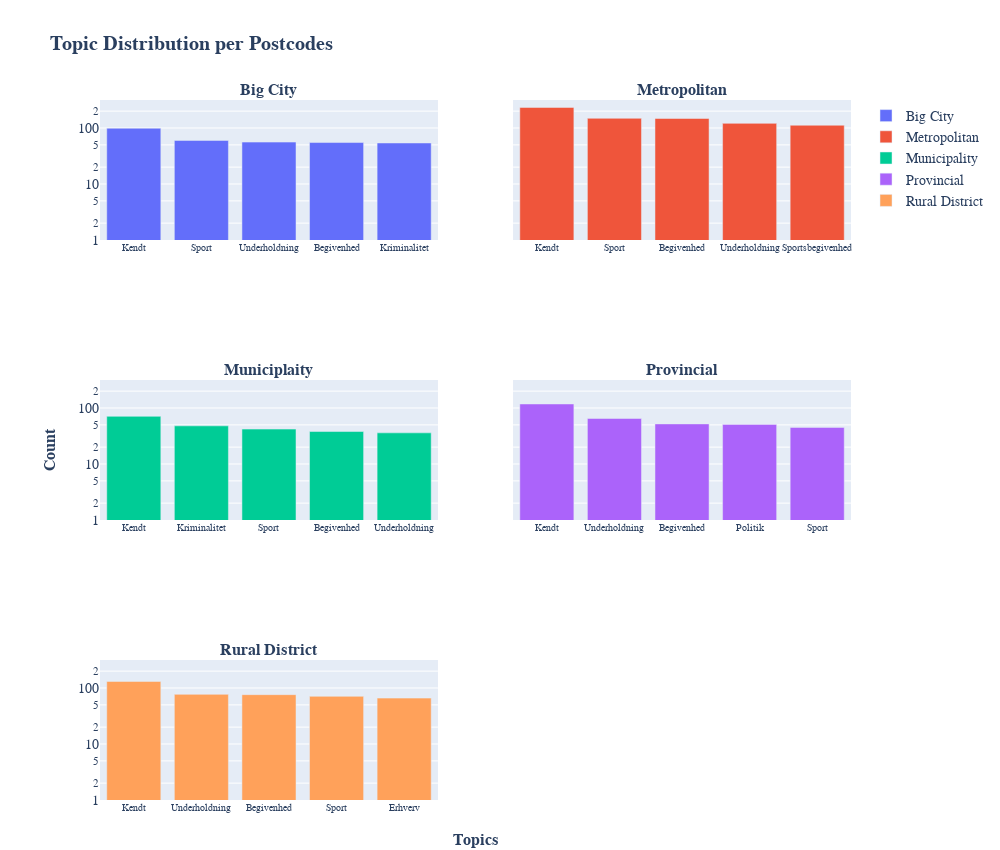

Notebook source saved alongside this figure:
### Code cell
# Get all the unique topics
topic_list = unique_subset_topics(df)
unique_topics = sorted(topic_list)

topic_feature_bar_distribution(
    df_ = df, feature_ = 'postcode', yrange = [0, 2.5],
    topic_list_ = unique_topics ,
    subplot_titles_ = [
        '<b>Big City<b>', '<b>Metropolitan<b>', '<b>Municiplaity<b>',
     '<b>Provincial<b>', '<b>Rural District<b>'
     ],
    xaxis_title = '<b>Topics<b>', yaxis_title = '<b>Count<b>',
    title_ = '<b>Topic Distribution per Postcodes<b>',
    height_ = 850, width_ = 1000
    )

### Figure 1 — Plotly figure (JSON) as saved in the notebook; plotly's stock layout.template omitted (floating-point values rounded to 4 significant figures)
{"data": [{"name": "Big City", "type": "bar", "x": ["Kendt", "Sport", "Underholdning", "Begivenhed", "Kriminalitet"], "xaxis": "x", "y": [99, 60, 56, 55, 54], "yaxis": "y"}, {"name": "Metropolitan", "type": "bar", "x": ["Kendt", "Sport", "Begivenhed", "Underholdning", "Sportsbegivenhed"], "xaxis": "x2", "y": [233, 149, 148, 121, 112], "yaxis": "y2"}, {"name": "Municipality", "type": "bar", "x": ["Kendt", "Kriminalitet", "Sport", "Begivenhed", "Underholdning"], "xaxis": "x3", "y": [71, 48, 42, 38, 36], "yaxis": "y3"}, {"name": "Provincial", "type": "bar", "x": ["Kendt", "Underholdning", "Begivenhed", "Politik", "Sport"], "xaxis": "x4", "y": [118, 65, 52, 51, 45], "yaxis": "y4"}, {"name": "Rural District", "type": "bar", "x": ["Kendt", "Underholdning", "Begivenhed", "Sport", "Erhverv"], "xaxis": "x5", "y": [131, 77, 76, 71, 66], "yaxis": "y5"}], "layout": {"annotations": [{"font": {"size": 16}, "showarrow": false, "text": "<b>Big City<b>", "x": 0.225, "xanchor": "center", "xref": "paper", "y": 1, "yanchor": "bottom", "yref": "paper"}, {"font": {"size": 16}, "showarrow": false, "text": "<b>Metropolitan<b>", "x": 0.775, "xanchor": "center", "xref": "paper", "y": 1, "yanchor": "bottom", "yref": "paper"}, {"font": {"size": 16}, "showarrow": false, "text": "<b>Municiplaity<b>", "x": 0.225, "xanchor": "center", "xref": "paper", "y": 0.6, "yanchor": "bottom", "yref": "paper"}, {"font": {"size": 16}, "showarrow": false, "text": "<b>Provincial<b>", "x": 0.775, "xanchor": "center", "xref": "paper", "y": 0.6, "yanchor": "bottom", "yref": "paper"}, {"font": {"size": 16}, "showarrow": false, "text": "<b>Rural District<b>", "x": 0.225, "xanchor": "center", "xref": "paper", "y": 0.2, "yanchor": "bottom", "yref": "paper"}, {"font": {"size": 16}, "showarrow": false, "text": "<b>Topics<b>", "x": 0.5, "xanchor": "center", "xref": "paper", "y": 0, "yanchor": "top", "yref": "paper", "yshift": -30}, {"font": {"size": 16}, "showarrow": false, "text": "<b>Count<b>", "textangle": -90, "x": 0, "xanchor": "right", "xref": "paper", "xshift": -40, "y": 0.5, "yanchor": "middle", "yref": "paper"}], "font": {"family": "Courier New, monospace", "size": 14}, "height": 850, "margin": {"b": 50, "l": 100, "pad": 0, "r": 50, "t": 100}, "title": {"text": "<b>Topic Distribution per Postcodes<b>"}, "width": 1000, "xaxis": {"anchor": "y", "domain": [0, 0.45], "tickfont": {"size": 10}}, "xaxis2": {"anchor": "y2", "domain": [0.55, 1], "tickfont": {"size": 10}}, "xaxis3": {"anchor": "y3", "domain": [0, 0.45], "tickfont": {"size": 10}}, "xaxis4": {"anchor": "y4", "domain": [0.55, 1], "tickfont": {"size": 10}}, "xaxis5": {"anchor": "y5", "domain": [0, 0.45], "tickfont": {"size": 10}}, "xaxis6": {"anchor": "y6", "domain": [0.55, 1], "tickfont": {"size": 10}}, "yaxis": {"anchor": "x", "domain": [0.8, 1], "range": [0, 2.5], "type": "log"}, "yaxis2": {"anchor": "x2", "domain": [0.8, 1], "matches": "y", "range": [0, 2.5], "showticklabels": false, "type": "log"}, "yaxis3": {"anchor": "x3", "domain": [0.4, 0.6], "range": [0, 2.5], "type": "log"}, "yaxis4": {"anchor": "x4", "domain": [0.4, 0.6], "matches": "y3", "range": [0, 2.5], "showticklabels": false, "type": "log"}, "yaxis5": {"anchor": "x5", "domain": [0, 0.2], "range": [0, 2.5], "type": "log"}, "yaxis6": {"anchor": "x6", "domain": [0, 0.2], "matches": "y5", "range": [0, 2.5], "showticklabels": false, "type": "log"}}}
